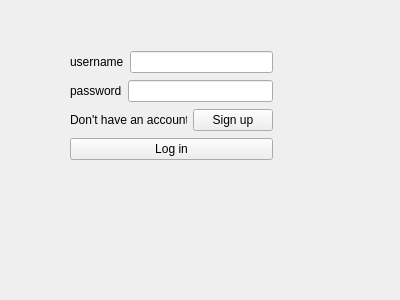
<?xml version="1.0" encoding="UTF-8"?>
<ui version="4.0">
 <class>login</class>
 <widget class="QWidget" name="login">
  <property name="geometry">
   <rect>
    <x>0</x>
    <y>0</y>
    <width>400</width>
    <height>300</height>
   </rect>
  </property>
  <property name="windowTitle">
   <string>Form</string>
  </property>
  <widget class="QWidget" name="">
   <property name="geometry">
    <rect>
     <x>70</x>
     <y>50</y>
     <width>203</width>
     <height>112</height>
    </rect>
   </property>
   <layout class="QVBoxLayout" name="verticalLayout">
    <item>
     <layout class="QHBoxLayout" name="horizontalLayout">
      <item>
       <widget class="QLabel" name="usernamelbl">
        <property name="text">
         <string>username</string>
        </property>
       </widget>
      </item>
      <item>
       <widget class="QLineEdit" name="lineEdit"/>
      </item>
     </layout>
    </item>
    <item>
     <layout class="QHBoxLayout" name="horizontalLayout_2">
      <item>
       <widget class="QLabel" name="passwordlbl">
        <property name="text">
         <string>password</string>
        </property>
       </widget>
      </item>
      <item>
       <widget class="QLineEdit" name="lineEdit_2"/>
      </item>
     </layout>
    </item>
    <item>
     <layout class="QHBoxLayout" name="horizontalLayout_3">
      <item>
       <widget class="QLabel" name="donthaveacclbl">
        <property name="text">
         <string>Don't have an account?</string>
        </property>
       </widget>
      </item>
      <item>
       <widget class="QPushButton" name="signupbtn">
        <property name="text">
         <string>Sign up</string>
        </property>
       </widget>
      </item>
     </layout>
    </item>
    <item>
     <widget class="QPushButton" name="loginbtn">
      <property name="text">
       <string>Log in</string>
      </property>
     </widget>
    </item>
   </layout>
  </widget>
 </widget>
 <resources/>
 <connections/>
</ui>
